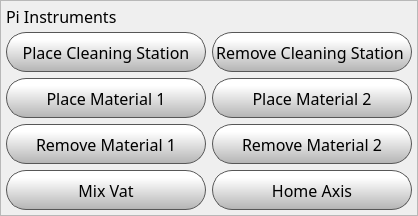
          <widget class="QFrame" name="buildModuleAutomationFrame_4">
           <property name="minimumSize">
            <size>
             <width>0</width>
             <height>0</height>
            </size>
           </property>
           <property name="maximumSize">
            <size>
             <width>16777215</width>
             <height>500</height>
            </size>
           </property>
           <property name="font">
            <font>
             <pointsize>12</pointsize>
            </font>
           </property>
           <property name="frameShape">
            <enum>QFrame::StyledPanel</enum>
           </property>
           <property name="frameShadow">
            <enum>QFrame::Raised</enum>
           </property>
           <layout class="QGridLayout" name="gridLayout_5">
            <property name="leftMargin">
             <number>5</number>
            </property>
            <property name="topMargin">
             <number>5</number>
            </property>
            <property name="rightMargin">
             <number>5</number>
            </property>
            <property name="bottomMargin">
             <number>5</number>
            </property>
            <property name="horizontalSpacing">
             <number>6</number>
            </property>
            <item row="0" column="0">
             <widget class="QLabel" name="fileInfoLabel_8">
              <property name="maximumSize">
               <size>
                <width>16777215</width>
                <height>20</height>
               </size>
              </property>
              <property name="font">
               <font>
                <family>Gotham</family>
                <pointsize>12</pointsize>
                <bold>false</bold>
               </font>
              </property>
              <property name="styleSheet">
               <string notr="true"/>
              </property>
              <property name="text">
               <string>Pi Instruments</string>
              </property>
             </widget>
            </item>
            <item row="3" column="0">
             <widget class="QPushButton" name="robotRemoveMaterial1">
              <property name="minimumSize">
               <size>
                <width>200</width>
                <height>40</height>
               </size>
              </property>
              <property name="maximumSize">
               <size>
                <width>350</width>
                <height>40</height>
               </size>
              </property>
              <property name="font">
               <font>
                <family>Gotham</family>
                <pointsize>12</pointsize>
               </font>
              </property>
              <property name="styleSheet">
               <string notr="true">QPushButton {
    border: 1px solid rgb(87, 87, 87);

	background-color: qlineargradient(spread:pad, x1:0, y1:1, x2:0, y2:0.188, stop:0 rgba(180, 180, 180, 255), stop:1 rgba(255, 255, 255, 255));
border-radius:20px;
}

QPushButton:pressed {
    background-color: qlineargradient(x1: 0, y1: 0, x2: 0, y2: 1,
                                      stop: 0 #dadbde, stop: 1 #f6f7fa);
}

QPushButton:flat {
    border: none; /* no border for a flat push button */
}

QPushButton:default {
    border-color: navy; /* make the default button prominent */
}

QPushButton:focus {
	outline: none;
}</string>
              </property>
              <property name="text">
               <string>Remove Material 1</string>
              </property>
              <property name="iconSize">
               <size>
                <width>20</width>
                <height>20</height>
               </size>
              </property>
             </widget>
            </item>
            <item row="5" column="0">
             <widget class="QPushButton" name="robotMixVat">
              <property name="minimumSize">
               <size>
                <width>200</width>
                <height>40</height>
               </size>
              </property>
              <property name="maximumSize">
               <size>
                <width>500</width>
                <height>40</height>
               </size>
              </property>
              <property name="font">
               <font>
                <family>Gotham</family>
                <pointsize>12</pointsize>
               </font>
              </property>
              <property name="styleSheet">
               <string notr="true">QPushButton {
    border: 1px solid rgb(87, 87, 87);

	background-color: qlineargradient(spread:pad, x1:0, y1:1, x2:0, y2:0.188, stop:0 rgba(180, 180, 180, 255), stop:1 rgba(255, 255, 255, 255));
border-radius:20px;
}

QPushButton:pressed {
    background-color: qlineargradient(x1: 0, y1: 0, x2: 0, y2: 1,
                                      stop: 0 #dadbde, stop: 1 #f6f7fa);
}

QPushButton:flat {
    border: none; /* no border for a flat push button */
}

QPushButton:default {
    border-color: navy; /* make the default button prominent */
}

QPushButton:focus {
	outline: none;
}</string>
              </property>
              <property name="text">
               <string>Mix Vat</string>
              </property>
              <property name="iconSize">
               <size>
                <width>20</width>
                <height>20</height>
               </size>
              </property>
             </widget>
            </item>
            <item row="2" column="1">
             <widget class="QPushButton" name="robotPlaceMaterial2">
              <property name="minimumSize">
               <size>
                <width>200</width>
                <height>40</height>
               </size>
              </property>
              <property name="maximumSize">
               <size>
                <width>500</width>
                <height>40</height>
               </size>
              </property>
              <property name="font">
               <font>
                <family>Gotham</family>
                <pointsize>12</pointsize>
               </font>
              </property>
              <property name="styleSheet">
               <string notr="true">QPushButton {
    border: 1px solid rgb(87, 87, 87);

	background-color: qlineargradient(spread:pad, x1:0, y1:1, x2:0, y2:0.188, stop:0 rgba(180, 180, 180, 255), stop:1 rgba(255, 255, 255, 255));
border-radius:20px;
}

QPushButton:pressed {
    background-color: qlineargradient(x1: 0, y1: 0, x2: 0, y2: 1,
                                      stop: 0 #dadbde, stop: 1 #f6f7fa);
}

QPushButton:flat {
    border: none; /* no border for a flat push button */
}

QPushButton:default {
    border-color: navy; /* make the default button prominent */
}

QPushButton:focus {
	outline: none;
}</string>
              </property>
              <property name="text">
               <string>Place Material 2</string>
              </property>
              <property name="iconSize">
               <size>
                <width>20</width>
                <height>20</height>
               </size>
              </property>
             </widget>
            </item>
            <item row="1" column="0">
             <widget class="QPushButton" name="robotPlaceCleaningStation">
              <property name="minimumSize">
               <size>
                <width>200</width>
                <height>40</height>
               </size>
              </property>
              <property name="maximumSize">
               <size>
                <width>500</width>
                <height>40</height>
               </size>
              </property>
              <property name="font">
               <font>
                <family>Gotham</family>
                <pointsize>12</pointsize>
               </font>
              </property>
              <property name="styleSheet">
               <string notr="true">QPushButton {
    border: 1px solid rgb(87, 87, 87);

	background-color: qlineargradient(spread:pad, x1:0, y1:1, x2:0, y2:0.188, stop:0 rgba(180, 180, 180, 255), stop:1 rgba(255, 255, 255, 255));
border-radius:20px;
}

QPushButton:pressed {
    background-color: qlineargradient(x1: 0, y1: 0, x2: 0, y2: 1,
                                      stop: 0 #dadbde, stop: 1 #f6f7fa);
}

QPushButton:flat {
    border: none; /* no border for a flat push button */
}

QPushButton:default {
    border-color: navy; /* make the default button prominent */
}

QPushButton:focus {
	outline: none;
}</string>
              </property>
              <property name="text">
               <string>Place Cleaning Station</string>
              </property>
              <property name="iconSize">
               <size>
                <width>20</width>
                <height>20</height>
               </size>
              </property>
             </widget>
            </item>
            <item row="2" column="0">
             <widget class="QPushButton" name="robotPlaceMaterial1">
              <property name="minimumSize">
               <size>
                <width>200</width>
                <height>40</height>
               </size>
              </property>
              <property name="maximumSize">
               <size>
                <width>350</width>
                <height>40</height>
               </size>
              </property>
              <property name="font">
               <font>
                <family>Gotham</family>
                <pointsize>12</pointsize>
               </font>
              </property>
              <property name="styleSheet">
               <string notr="true">QPushButton {
    border: 1px solid rgb(87, 87, 87);

	background-color: qlineargradient(spread:pad, x1:0, y1:1, x2:0, y2:0.188, stop:0 rgba(180, 180, 180, 255), stop:1 rgba(255, 255, 255, 255));
border-radius:20px;
}

QPushButton:pressed {
    background-color: qlineargradient(x1: 0, y1: 0, x2: 0, y2: 1,
                                      stop: 0 #dadbde, stop: 1 #f6f7fa);
}

QPushButton:flat {
    border: none; /* no border for a flat push button */
}

QPushButton:default {
    border-color: navy; /* make the default button prominent */
}

QPushButton:focus {
	outline: none;
}</string>
              </property>
              <property name="text">
               <string>Place Material 1</string>
              </property>
              <property name="iconSize">
               <size>
                <width>20</width>
                <height>20</height>
               </size>
              </property>
             </widget>
            </item>
            <item row="3" column="1">
             <widget class="QPushButton" name="robotRemoveMaterial2">
              <property name="minimumSize">
               <size>
                <width>200</width>
                <height>40</height>
               </size>
              </property>
              <property name="maximumSize">
               <size>
                <width>500</width>
                <height>40</height>
               </size>
              </property>
              <property name="font">
               <font>
                <family>Gotham</family>
                <pointsize>12</pointsize>
               </font>
              </property>
              <property name="styleSheet">
               <string notr="true">QPushButton {
    border: 1px solid rgb(87, 87, 87);

	background-color: qlineargradient(spread:pad, x1:0, y1:1, x2:0, y2:0.188, stop:0 rgba(180, 180, 180, 255), stop:1 rgba(255, 255, 255, 255));
border-radius:20px;
}

QPushButton:pressed {
    background-color: qlineargradient(x1: 0, y1: 0, x2: 0, y2: 1,
                                      stop: 0 #dadbde, stop: 1 #f6f7fa);
}

QPushButton:flat {
    border: none; /* no border for a flat push button */
}

QPushButton:default {
    border-color: navy; /* make the default button prominent */
}

QPushButton:focus {
	outline: none;
}</string>
              </property>
              <property name="text">
               <string>Remove Material 2</string>
              </property>
              <property name="iconSize">
               <size>
                <width>20</width>
                <height>20</height>
               </size>
              </property>
             </widget>
            </item>
            <item row="5" column="1">
             <widget class="QPushButton" name="robotHomeAxis">
              <property name="minimumSize">
               <size>
                <width>200</width>
                <height>40</height>
               </size>
              </property>
              <property name="maximumSize">
               <size>
                <width>350</width>
                <height>40</height>
               </size>
              </property>
              <property name="font">
               <font>
                <family>Gotham</family>
                <pointsize>12</pointsize>
               </font>
              </property>
              <property name="styleSheet">
               <string notr="true">QPushButton {
    border: 1px solid rgb(87, 87, 87);

	background-color: qlineargradient(spread:pad, x1:0, y1:1, x2:0, y2:0.188, stop:0 rgba(180, 180, 180, 255), stop:1 rgba(255, 255, 255, 255));
border-radius:20px;
}

QPushButton:pressed {
    background-color: qlineargradient(x1: 0, y1: 0, x2: 0, y2: 1,
                                      stop: 0 #dadbde, stop: 1 #f6f7fa);
}

QPushButton:flat {
    border: none; /* no border for a flat push button */
}

QPushButton:default {
    border-color: navy; /* make the default button prominent */
}

QPushButton:focus {
	outline: none;
}</string>
              </property>
              <property name="text">
               <string>Home Axis</string>
              </property>
              <property name="iconSize">
               <size>
                <width>20</width>
                <height>20</height>
               </size>
              </property>
             </widget>
            </item>
            <item row="1" column="1">
             <widget class="QPushButton" name="robotRemoveCleaningStation">
              <property name="minimumSize">
               <size>
                <width>200</width>
                <height>40</height>
               </size>
              </property>
              <property name="maximumSize">
               <size>
                <width>350</width>
                <height>40</height>
               </size>
              </property>
              <property name="font">
               <font>
                <family>Gotham</family>
                <pointsize>12</pointsize>
               </font>
              </property>
              <property name="styleSheet">
               <string notr="true">QPushButton {
    border: 1px solid rgb(87, 87, 87);

	background-color: qlineargradient(spread:pad, x1:0, y1:1, x2:0, y2:0.188, stop:0 rgba(180, 180, 180, 255), stop:1 rgba(255, 255, 255, 255));
border-radius:20px;
}

QPushButton:pressed {
    background-color: qlineargradient(x1: 0, y1: 0, x2: 0, y2: 1,
                                      stop: 0 #dadbde, stop: 1 #f6f7fa);
}

QPushButton:flat {
    border: none; /* no border for a flat push button */
}

QPushButton:default {
    border-color: navy; /* make the default button prominent */
}

QPushButton:focus {
	outline: none;
}</string>
              </property>
              <property name="text">
               <string>Remove Cleaning Station </string>
              </property>
              <property name="iconSize">
               <size>
                <width>20</width>
                <height>20</height>
               </size>
              </property>
             </widget>
            </item>
           </layout>
          </widget>
